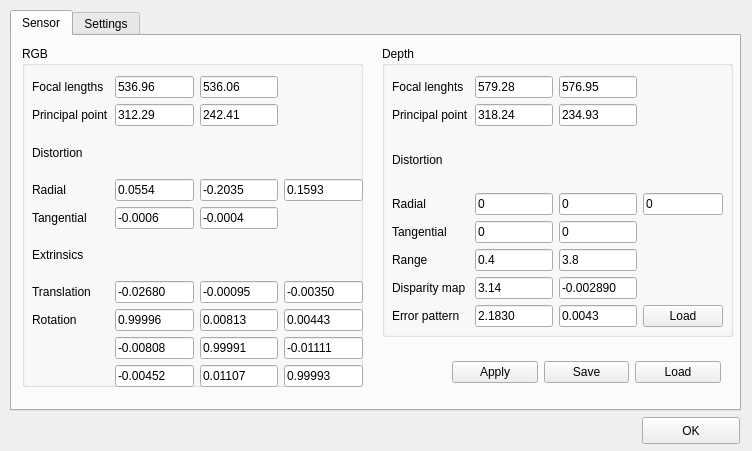
<?xml version="1.0" encoding="UTF-8"?>
<ui version="4.0">
 <class>Params</class>
 <widget class="QWidget" name="Params">
  <property name="geometry">
   <rect>
    <x>0</x>
    <y>0</y>
    <width>752</width>
    <height>451</height>
   </rect>
  </property>
  <property name="windowTitle">
   <string>Preferences</string>
  </property>
  <widget class="QTabWidget" name="tabWidget">
   <property name="geometry">
    <rect>
     <x>10</x>
     <y>10</y>
     <width>731</width>
     <height>401</height>
    </rect>
   </property>
   <property name="currentIndex">
    <number>0</number>
   </property>
   <widget class="QWidget" name="sensorTab">
    <attribute name="title">
     <string>Sensor</string>
    </attribute>
    <widget class="QGroupBox" name="depthGroupBox">
     <property name="geometry">
      <rect>
       <x>370</x>
       <y>10</y>
       <width>351</width>
       <height>291</height>
      </rect>
     </property>
     <property name="title">
      <string>Depth</string>
     </property>
     <widget class="QWidget" name="gridLayoutWidget">
      <property name="geometry">
       <rect>
        <x>10</x>
        <y>30</y>
        <width>331</width>
        <height>251</height>
       </rect>
      </property>
      <layout class="QGridLayout" name="depthLayout">
       <item row="1" column="2">
        <widget class="QLineEdit" name="cvEdit">
         <property name="text">
          <string>234.93</string>
         </property>
        </widget>
       </item>
       <item row="6" column="1">
        <widget class="QLineEdit" name="c0Edit">
         <property name="text">
          <string>3.14</string>
         </property>
        </widget>
       </item>
       <item row="5" column="0">
        <widget class="QLabel" name="rLabel">
         <property name="text">
          <string>Range</string>
         </property>
        </widget>
       </item>
       <item row="5" column="1">
        <widget class="QLineEdit" name="zminEdit">
         <property name="text">
          <string>0.4</string>
         </property>
        </widget>
       </item>
       <item row="5" column="2">
        <widget class="QLineEdit" name="zmaxEdit">
         <property name="text">
          <string>3.8</string>
         </property>
        </widget>
       </item>
       <item row="6" column="0">
        <widget class="QLabel" name="dispLabel">
         <property name="text">
          <string>Disparity map</string>
         </property>
        </widget>
       </item>
       <item row="1" column="0">
        <widget class="QLabel" name="cLabel">
         <property name="text">
          <string>Principal point</string>
         </property>
        </widget>
       </item>
       <item row="0" column="2">
        <widget class="QLineEdit" name="fvEdit">
         <property name="text">
          <string>576.95</string>
         </property>
        </widget>
       </item>
       <item row="0" column="1">
        <widget class="QLineEdit" name="fuEdit">
         <property name="text">
          <string>579.28</string>
         </property>
        </widget>
       </item>
       <item row="1" column="1">
        <widget class="QLineEdit" name="cuEdit">
         <property name="text">
          <string>318.24</string>
         </property>
        </widget>
       </item>
       <item row="0" column="0">
        <widget class="QLabel" name="fLabel">
         <property name="text">
          <string>Focal lenghts</string>
         </property>
        </widget>
       </item>
       <item row="6" column="2">
        <widget class="QLineEdit" name="c1Edit">
         <property name="text">
          <string>-0.002890</string>
         </property>
        </widget>
       </item>
       <item row="3" column="0">
        <widget class="QLabel" name="radDLabel">
         <property name="text">
          <string>Radial</string>
         </property>
        </widget>
       </item>
       <item row="7" column="0">
        <widget class="QLabel" name="derrorPatternLabel">
         <property name="text">
          <string>Error pattern</string>
         </property>
        </widget>
       </item>
       <item row="2" column="0">
        <widget class="QLabel" name="dDistLabel">
         <property name="text">
          <string>Distortion</string>
         </property>
        </widget>
       </item>
       <item row="4" column="0">
        <widget class="QLabel" name="tanDLabel">
         <property name="text">
          <string>Tangential</string>
         </property>
        </widget>
       </item>
       <item row="3" column="1">
        <widget class="QLineEdit" name="k0DEdit">
         <property name="text">
          <string>0</string>
         </property>
        </widget>
       </item>
       <item row="3" column="2">
        <widget class="QLineEdit" name="k1DEdit">
         <property name="text">
          <string>0</string>
         </property>
        </widget>
       </item>
       <item row="3" column="3">
        <widget class="QLineEdit" name="k4DEdit">
         <property name="text">
          <string>0</string>
         </property>
        </widget>
       </item>
       <item row="4" column="1">
        <widget class="QLineEdit" name="k2DEdit">
         <property name="text">
          <string>0</string>
         </property>
        </widget>
       </item>
       <item row="4" column="2">
        <widget class="QLineEdit" name="k3DEdit">
         <property name="text">
          <string>0</string>
         </property>
        </widget>
       </item>
       <item row="7" column="2">
        <widget class="QLineEdit" name="alpha1Edit">
         <property name="text">
          <string>0.0043</string>
         </property>
        </widget>
       </item>
       <item row="7" column="3">
        <widget class="QPushButton" name="loadErrorPatternButton">
         <property name="text">
          <string>Load</string>
         </property>
        </widget>
       </item>
       <item row="7" column="1">
        <widget class="QLineEdit" name="alpha0Edit">
         <property name="text">
          <string>2.1830</string>
         </property>
        </widget>
       </item>
      </layout>
     </widget>
    </widget>
    <widget class="QGroupBox" name="rgbGroupBox">
     <property name="geometry">
      <rect>
       <x>10</x>
       <y>10</y>
       <width>341</width>
       <height>341</height>
      </rect>
     </property>
     <property name="title">
      <string>RGB</string>
     </property>
     <widget class="QWidget" name="gridLayoutWidget_3">
      <property name="geometry">
       <rect>
        <x>10</x>
        <y>30</y>
        <width>331</width>
        <height>311</height>
       </rect>
      </property>
      <layout class="QGridLayout" name="rgbLayout">
       <item row="0" column="0">
        <widget class="QLabel" name="fRgbLabel">
         <property name="text">
          <string>Focal lengths</string>
         </property>
        </widget>
       </item>
       <item row="4" column="2">
        <widget class="QLineEdit" name="k3Edit">
         <property name="text">
          <string>-0.0004</string>
         </property>
        </widget>
       </item>
       <item row="9" column="2">
        <widget class="QLineEdit" name="r32Edit">
         <property name="text">
          <string>0.01107</string>
         </property>
        </widget>
       </item>
       <item row="7" column="3">
        <widget class="QLineEdit" name="r13Edit">
         <property name="text">
          <string>0.00443</string>
         </property>
        </widget>
       </item>
       <item row="1" column="1">
        <widget class="QLineEdit" name="cuRgbEdit">
         <property name="text">
          <string>312.29</string>
         </property>
        </widget>
       </item>
       <item row="0" column="1">
        <widget class="QLineEdit" name="fuRgbEdit">
         <property name="text">
          <string>536.96</string>
         </property>
        </widget>
       </item>
       <item row="3" column="0">
        <widget class="QLabel" name="radLabel">
         <property name="text">
          <string>Radial</string>
         </property>
        </widget>
       </item>
       <item row="9" column="3">
        <widget class="QLineEdit" name="r33Edit">
         <property name="text">
          <string>0.99993</string>
         </property>
        </widget>
       </item>
       <item row="3" column="2">
        <widget class="QLineEdit" name="k1Edit">
         <property name="text">
          <string>-0.2035</string>
         </property>
        </widget>
       </item>
       <item row="8" column="2">
        <widget class="QLineEdit" name="r22Edit">
         <property name="text">
          <string>0.99991</string>
         </property>
        </widget>
       </item>
       <item row="8" column="3">
        <widget class="QLineEdit" name="r23Edit">
         <property name="text">
          <string>-0.01111</string>
         </property>
        </widget>
       </item>
       <item row="0" column="2">
        <widget class="QLineEdit" name="fvRgbEdit">
         <property name="text">
          <string>536.06</string>
         </property>
        </widget>
       </item>
       <item row="6" column="0">
        <widget class="QLabel" name="transLabel">
         <property name="text">
          <string>Translation</string>
         </property>
        </widget>
       </item>
       <item row="3" column="1">
        <widget class="QLineEdit" name="k0Edit">
         <property name="text">
          <string>0.0554</string>
         </property>
        </widget>
       </item>
       <item row="1" column="0">
        <widget class="QLabel" name="cRgbLabel">
         <property name="text">
          <string>Principal point</string>
         </property>
        </widget>
       </item>
       <item row="4" column="0">
        <widget class="QLabel" name="tanLabel">
         <property name="text">
          <string>Tangential</string>
         </property>
        </widget>
       </item>
       <item row="9" column="1">
        <widget class="QLineEdit" name="r31Edit">
         <property name="text">
          <string>-0.00452</string>
         </property>
        </widget>
       </item>
       <item row="5" column="0">
        <widget class="QLabel" name="extrinsicsLabel">
         <property name="text">
          <string>Extrinsics</string>
         </property>
        </widget>
       </item>
       <item row="4" column="1">
        <widget class="QLineEdit" name="k2Edit">
         <property name="text">
          <string>-0.0006</string>
         </property>
        </widget>
       </item>
       <item row="7" column="0">
        <widget class="QLabel" name="rotLabel">
         <property name="text">
          <string>Rotation</string>
         </property>
        </widget>
       </item>
       <item row="6" column="1">
        <widget class="QLineEdit" name="txEdit">
         <property name="text">
          <string>-0.02680</string>
         </property>
        </widget>
       </item>
       <item row="8" column="1">
        <widget class="QLineEdit" name="r21Edit">
         <property name="text">
          <string>-0.00808</string>
         </property>
        </widget>
       </item>
       <item row="7" column="1">
        <widget class="QLineEdit" name="r11Edit">
         <property name="text">
          <string>0.99996</string>
         </property>
        </widget>
       </item>
       <item row="7" column="2">
        <widget class="QLineEdit" name="r12Edit">
         <property name="text">
          <string>0.00813</string>
         </property>
        </widget>
       </item>
       <item row="6" column="2">
        <widget class="QLineEdit" name="tyEdit">
         <property name="text">
          <string>-0.00095</string>
         </property>
        </widget>
       </item>
       <item row="3" column="3">
        <widget class="QLineEdit" name="k4Edit">
         <property name="text">
          <string>0.1593</string>
         </property>
        </widget>
       </item>
       <item row="2" column="0">
        <widget class="QLabel" name="distLabel">
         <property name="text">
          <string>Distortion</string>
         </property>
        </widget>
       </item>
       <item row="6" column="3">
        <widget class="QLineEdit" name="tzEdit">
         <property name="text">
          <string>-0.00350</string>
         </property>
        </widget>
       </item>
       <item row="1" column="2">
        <widget class="QLineEdit" name="cvRgbEdit">
         <property name="text">
          <string>242.41</string>
         </property>
        </widget>
       </item>
      </layout>
     </widget>
    </widget>
    <widget class="QWidget" name="horizontalLayoutWidget_2">
     <property name="geometry">
      <rect>
       <x>440</x>
       <y>321</y>
       <width>269</width>
       <height>31</height>
      </rect>
     </property>
     <layout class="QHBoxLayout" name="sensorButtonsLayout">
      <item>
       <widget class="QPushButton" name="applyButton">
        <property name="text">
         <string>Apply</string>
        </property>
       </widget>
      </item>
      <item>
       <widget class="QPushButton" name="saveButton">
        <property name="text">
         <string>Save</string>
        </property>
       </widget>
      </item>
      <item>
       <widget class="QPushButton" name="loadButton">
        <property name="text">
         <string>Load</string>
        </property>
       </widget>
      </item>
     </layout>
    </widget>
   </widget>
   <widget class="QWidget" name="ioTab">
    <attribute name="title">
     <string>Settings</string>
    </attribute>
    <widget class="QGroupBox" name="groupBox">
     <property name="geometry">
      <rect>
       <x>10</x>
       <y>10</y>
       <width>701</width>
       <height>61</height>
      </rect>
     </property>
     <property name="title">
      <string>RGBD Path</string>
     </property>
     <widget class="QLineEdit" name="editRGBDPath">
      <property name="geometry">
       <rect>
        <x>20</x>
        <y>30</y>
        <width>621</width>
        <height>27</height>
       </rect>
      </property>
      <property name="text">
       <string>.</string>
      </property>
     </widget>
     <widget class="QPushButton" name="pushFindRGBDPath">
      <property name="geometry">
       <rect>
        <x>650</x>
        <y>30</y>
        <width>31</width>
        <height>27</height>
       </rect>
      </property>
      <property name="text">
       <string>...</string>
      </property>
     </widget>
    </widget>
    <widget class="QGroupBox" name="groupBox_2">
     <property name="geometry">
      <rect>
       <x>10</x>
       <y>80</y>
       <width>701</width>
       <height>91</height>
      </rect>
     </property>
     <property name="title">
      <string>PCD Path</string>
     </property>
     <widget class="QLineEdit" name="editPCDPath">
      <property name="geometry">
       <rect>
        <x>20</x>
        <y>30</y>
        <width>621</width>
        <height>27</height>
       </rect>
      </property>
      <property name="text">
       <string>.</string>
      </property>
     </widget>
     <widget class="QPushButton" name="pushFindPCDPath">
      <property name="geometry">
       <rect>
        <x>650</x>
        <y>30</y>
        <width>31</width>
        <height>27</height>
       </rect>
      </property>
      <property name="text">
       <string>...</string>
      </property>
     </widget>
     <widget class="QCheckBox" name="checkPCDbinary">
      <property name="geometry">
       <rect>
        <x>20</x>
        <y>60</y>
        <width>97</width>
        <height>22</height>
       </rect>
      </property>
      <property name="text">
       <string>binary</string>
      </property>
      <property name="checked">
       <bool>true</bool>
      </property>
     </widget>
    </widget>
   </widget>
  </widget>
  <widget class="QPushButton" name="okButton">
   <property name="geometry">
    <rect>
     <x>642</x>
     <y>417</y>
     <width>98</width>
     <height>27</height>
    </rect>
   </property>
   <property name="text">
    <string>OK</string>
   </property>
  </widget>
 </widget>
 <resources/>
 <connections>
  <connection>
   <sender>okButton</sender>
   <signal>clicked()</signal>
   <receiver>Params</receiver>
   <slot>hide()</slot>
   <hints>
    <hint type="sourcelabel">
     <x>530</x>
     <y>418</y>
    </hint>
    <hint type="destinationlabel">
     <x>294</x>
     <y>218</y>
    </hint>
   </hints>
  </connection>
 </connections>
</ui>
